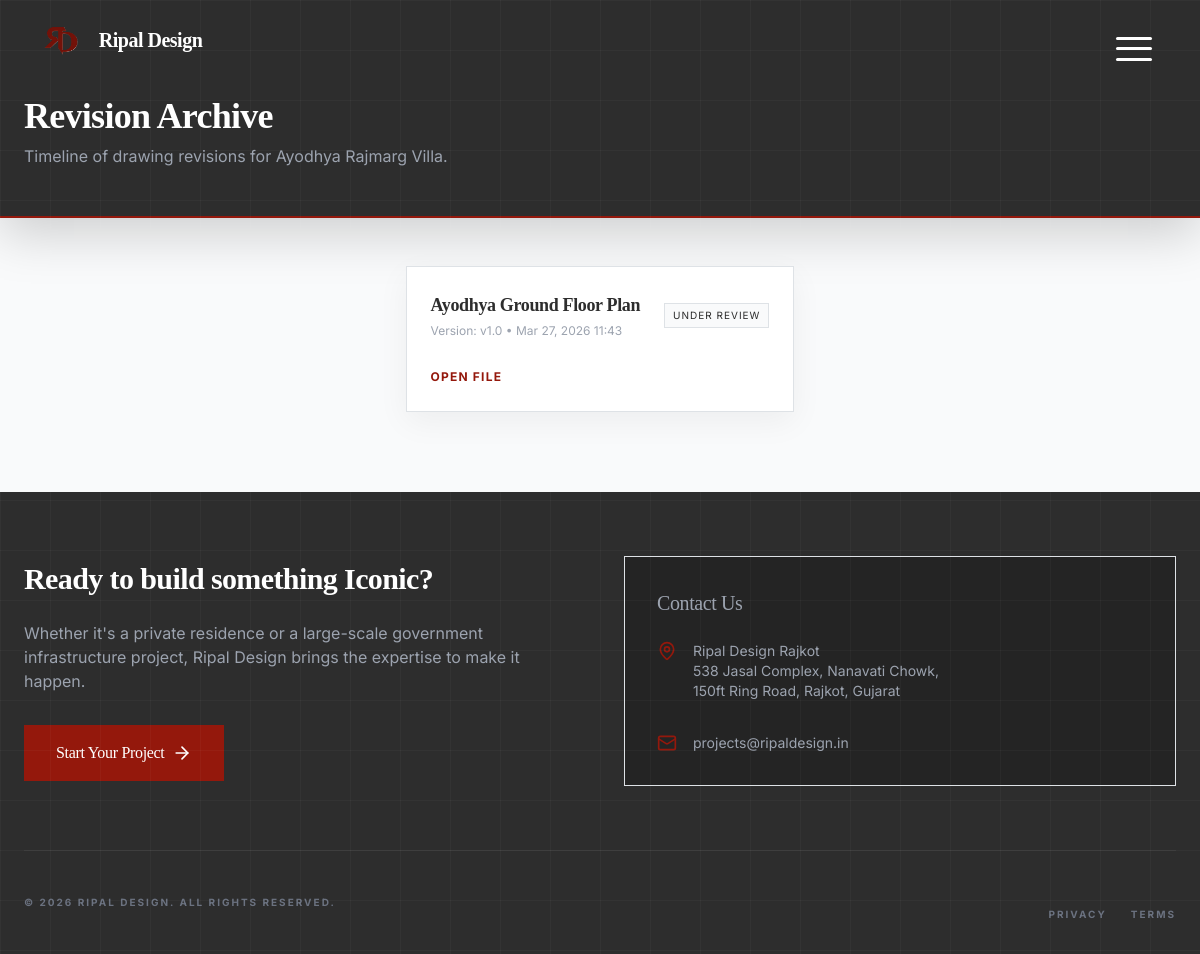
The app's page /client/client_revisions.php?project_id=1 (signed in) with its own data.
### tables this page shows
CREATE TABLE IF NOT EXISTS projects (
  id INT AUTO_INCREMENT PRIMARY KEY,
  name VARCHAR(255) NOT NULL,
  status ENUM('planning','ongoing','paused','completed','on-hold','cancelled') DEFAULT 'ongoing',
  budget DECIMAL(15,2) DEFAULT NULL,
  progress INT DEFAULT 0,
  due DATE DEFAULT NULL,
  location TEXT DEFAULT NULL,
  site_location VARCHAR(255) DEFAULT NULL,
  address TEXT DEFAULT NULL,
  owner_name VARCHAR(255) DEFAULT NULL,
  owner_contact VARCHAR(50) DEFAULT NULL,
  owner_email VARCHAR(255) DEFAULT NULL,
  worker_name VARCHAR(255) DEFAULT NULL,
  project_type VARCHAR(100) DEFAULT NULL,
  client_id INT DEFAULT NULL,
  created_by INT DEFAULT NULL,
  latitude DECIMAL(10,7) DEFAULT NULL,
  longitude DECIMAL(10,7) DEFAULT NULL,
  created_at TIMESTAMP NOT NULL DEFAULT CURRENT_TIMESTAMP,
  updated_at TIMESTAMP NULL DEFAULT NULL ON UPDATE CURRENT_TIMESTAMP,
  FOREIGN KEY (client_id) REFERENCES users(id) ON DELETE SET NULL,
  FOREIGN KEY (created_by) REFERENCES users(id) ON DELETE SET NULL,
  INDEX idx_projects_status (status),
  INDEX idx_projects_client (client_id)
);

CREATE TABLE IF NOT EXISTS project_drawings (
  id INT AUTO_INCREMENT PRIMARY KEY,
  project_id INT NOT NULL,
  name VARCHAR(255) NOT NULL,
  version VARCHAR(20) DEFAULT NULL,
  status ENUM('Approved','Under Review','Revision Needed') DEFAULT 'Under Review',
  file_path VARCHAR(500) DEFAULT NULL,
  uploaded_at TIMESTAMP DEFAULT CURRENT_TIMESTAMP,
  FOREIGN KEY (project_id) REFERENCES projects(id) ON DELETE CASCADE,
  INDEX idx_project_drawings_project (project_id)
);

### includes/util.php (called while the page is built, shortened)
<?php
if (!function_exists('db_query')) {
    function db_query($sql, $params = []) {
        global $pdo;
        try {
            $stmt = $pdo->prepare($sql);
            $stmt->execute($params);
            return $stmt;
        } catch (PDOException $e) {
            error_log('Database query error: ' . $e->getMessage());
            return false;
        }
    }
}
if (!function_exists('db_fetch')) {
    function db_fetch($sql, $params = []) {
        $stmt = db_query($sql, $params);
        return $stmt ? $stmt->fetch() : false;
    }
}
if (!function_exists('db_fetch_all')) {
    function db_fetch_all($sql, $params = []) {
        $stmt = db_query($sql, $params);
        return $stmt ? $stmt->fetchAll() : [];
    }
}
?>

### client/client_revisions.php (the view, shortened to what this page needs)
<?php
$projectId = isset($_GET['project_id']) ? (int)$_GET['project_id'] : 0;
$projectName = 'Project';
$revisions = [];
if (db_connected() && $projectId > 0) {
    $p = db_fetch('SELECT name FROM projects WHERE id = ? LIMIT 1', [$projectId]);
    if ($p) {
        $projectName = (string)$p['name'];
    }
    $revisions = db_fetch_all('SELECT id, name, version, status, file_path, uploaded_at FROM project_drawings WHERE project_id = ? ORDER BY uploaded_at DESC', [$projectId]);
}
?>
<!DOCTYPE html>
<html lang="en" class="bg-canvas-white">
<head>
  <?php $HEADER_MODE = 'dashboard'; require_once __DIR__ . '/../Common/header.php'; ?>
</head>
<body class="bg-canvas-white font-sans text-foundation-grey min-h-screen">
  <div class="min-h-screen flex flex-col">
    <header class="bg-foundation-grey text-white pt-24 pb-12 px-4 shadow-lg mb-12 border-b-2 border-rajkot-rust">
      <div class="max-w-7xl mx-auto">
        <h1 class="text-4xl font-serif font-bold">Revision Archive</h1>
        <p class="text-gray-400 mt-2">Timeline of drawing revisions for <?php echo htmlspecialchars($projectName); ?>.</p>
      </div>
    </header>
    <main class="flex-grow max-w-5xl mx-auto px-4 sm:px-6 lg:px-8 pb-20">
      <?php if (empty($revisions)): ?>
      <div class="bg-white border border-gray-100 shadow-premium p-10 text-center text-gray-500">No revision records found.</div>
      <?php else: ?>
      <div class="space-y-4">
        <?php foreach ($revisions as $r): ?>
        <?php $status = strtolower((string)($r['status'] ?? 'under review')); ?>
        <div class="bg-white border border-gray-100 shadow-premium p-6">
          <div class="flex items-center justify-between gap-4 flex-wrap">
            <div>
              <h3 class="text-lg font-serif font-bold"><?php echo htmlspecialchars((string)$r['name']); ?></h3>
              <p class="text-xs text-gray-400 mt-1">Version: <?php echo htmlspecialchars((string)($r['version'] ?: 'v1')); ?> • <?php echo date('M d, Y H:i', strtotime((string)$r['uploaded_at'])); ?></p>
            </div>
            <span class="text-[10px] uppercase tracking-widest px-2 py-1 border border-gray-100 bg-gray-50"><?php echo htmlspecialchars($status); ?></span>
          </div>
          <?php if (!empty($r['file_path'])): ?>
          <div class="mt-4">
            <a class="text-rajkot-rust text-xs font-bold uppercase tracking-widest" href="../admin/file_viewer.php?file=<?php echo urlencode((string)$r['file_path']); ?>" target="_blank">Open File</a>
          </div>
          <?php endif; ?>
        </div>
        <?php endforeach; ?>
      </div>
      <?php endif; ?>
    </main>
    <?php require_once __DIR__ . '/../Common/footer.php'; ?>
  </div>
</body>
</html>

### public/css/index.css (style rules this page uses)
html, body { overflow-x: hidden !important; width: 100%; max-width: 100%; }
*, *::before, *::after { box-sizing: border-box; }
body { background: #0a0a0a; color: #fff; font-family: 'Inter', system-ui, -apple-system, 'Segoe UI', Roboto, 'Helvetica Neue', Arial; scrollbar-width: none; -ms-overflow-style: none; }
h1, h2, h3, .logo-font { font-family: 'Cormorant Garamond', serif; }
:root { --primary: #731209; --primary-light: #94180C; --bg-dark: #0a0a0a; --bg-panel: #121212; --text-muted: rgba(255, 255, 255, 0.6); --blueprint-grid: rgba(255, 255, 255, 0.03); }
body { background-color: var(--bg-dark); color: #fff; font-family: 'Inter', sans-serif; line-height: 1.6; -webkit-font-smoothing: antialiased; overflow-x: hidden; margin: 0; }
body::before { content: ""; position: fixed; top: 0; left: 0; width: 100%; height: 100%; background-image: linear-gradient(var(--blueprint-grid) 1px, transparent 1px), linear-gradient(90deg, var(--blueprint-grid) 1px, transparent 1px); background-size: 50px 50px; pointer-events: none; z-index: 1; }
h1, h2, h3, .font-serif { font-family: 'Cormorant Garamond', serif; font-weight: 300; letter-spacing: -0.02em; }

### Common/header.css (style rules this page uses)
:root { --alt-overlay-bg: rgba(148, 24, 12, 0.96); --alt-text: #fff; }
html, body { overflow-x: hidden; }

### Common/admin-responsive.css (style rules this page uses)
:root { --admin-header-mobile-padding-top: 4rem; }

### records on screen
projects: name "Ayodhya Rajmarg Villa"
project_drawings: name "Ayodhya Ground Floor Plan", version "v1.0", uploaded_at "Mar 27, 2026 11:43", status "UNDER REVIEW"

### other values on screen
$headerText('brand_name', 'Ripal Design') "Ripal Design"
$footerText('cta_heading', 'Ready to build something Iconic?') "Ready to build something Iconic?"
$footerText('cta_button', 'Start Your Project') "Start Your Project"
$footerText('contact_heading', 'Contact Us') "Contact Us"
preg_replace('#<script[^>]*>.*?</script>#is', '', $value) "Ripal Design Rajkot 538 Jasal Complex, Nanavati Chowk, 150ft Ring Road, Rajkot, Gujarat"
$footerText('email', 'projects@ripaldesign.in') "projects@ripaldesign.in"
$footerText('copyright_brand', 'Ripal Design') "RIPAL DESIGN"
$footerText('copyright_suffix', 'All rights reserved.') "ALL RIGHTS RESERVED."
$footerText('privacy_label', 'Privacy') "PRIVACY"
$footerText('terms_label', 'Terms') "TERMS"
